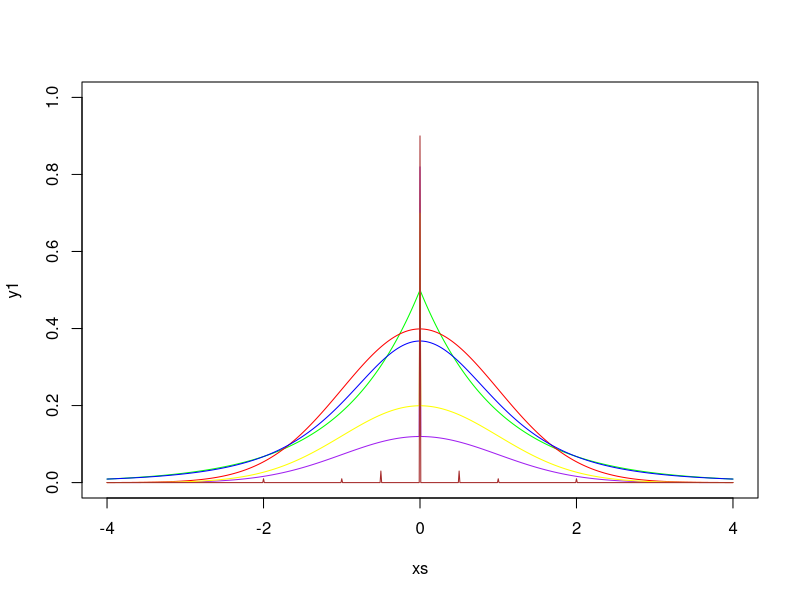

R code for this plot:
dlaplace <- function(x, rate = 1) {
  dexp(abs(x), rate) / 2
}

sparse_beta <- c(rep(-2, 1), rep(-1, 1), rep(-0.5, 3), rep(2, 1), rep(1, 1), rep(0.5, 3), rep(0, 90))

xs <- seq(-4, 4, by = 0.01)
y1 <- dlaplace(xs); y1 <- y1 / max(y1)
y2 <- dnorm(xs); y2 <- y2 / max(y2)
y3 <- dt(xs, 3); y3 <- y3 / max(y3)
y4 <- dnorm(xs) * .3 + (xs == 0) * .7; y4 <- y4 / max(y4)
y5 <- dnorm(xs) * .5 + (xs == 0) * .5; y5 <- y5 / max(y5)
y6 <- sapply(xs, function(x) mean(abs(x - sparse_beta) < 1e-3)); y6 <- y6 / max(y6)

xs <- seq(-4, 4, by = 0.01)
y1 <- dlaplace(xs)
y2 <- dnorm(xs)
y3 <- dt(xs, 3)
y4 <- dnorm(xs) * .3 + (xs == 0) * .7
y5 <- dnorm(xs) * .5 + (xs == 0) * .5
y6 <- sapply(xs, function(x) mean(abs(x - sparse_beta) < 1e-3))


pdf("./fig/sparsity.pdf", height = 3)
plot(xs, y1, type = "l", col = "green", ylim = c(0, 1))
lines(xs, y2, col = "red")
lines(xs, y3, col = "blue")
lines(xs, y4, col = "purple")
lines(xs, y5, col = "yellow")
lines(xs, y6, col = "brown")
dev.off()
